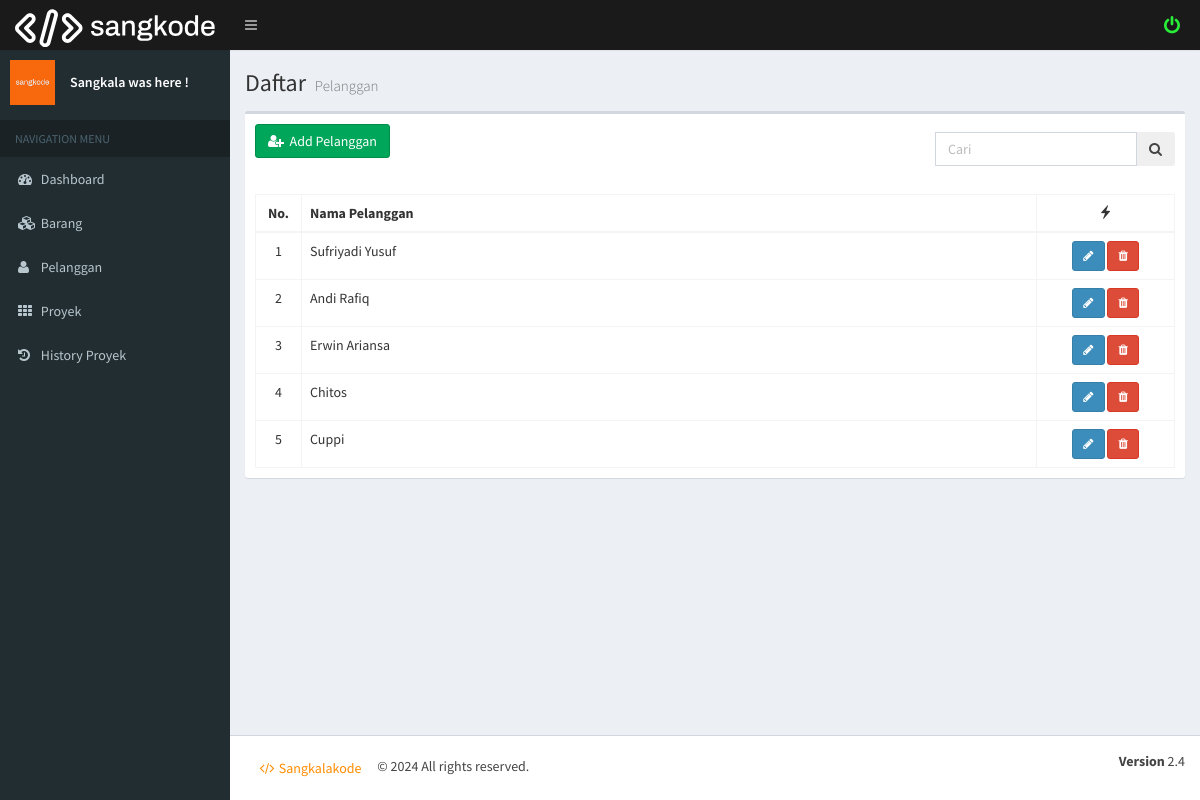
Screenshot of /index.php?page=customer (signed in) with the database file from the repository.
### tables this page shows
CREATE TABLE `tb_customer` (
  `kd_customer` int(11) NOT NULL,
  `nama_customer` varchar(110) DEFAULT NULL
);

### pages/customer.php (the view, shortened to what this page needs)
<section class="content-header">
  <h1>
    Daftar
    <small>Pelanggan</small>
  </h1>
</section>
<section class="content">
  <div class="row">
    <div class="col-xs-12">
      <div class="box">
        <div class="box-header">
          <h3 class="box-title"><a href="?page=customer_add" class="btn btn-success" title="Tambah Data Pelanggan" alt="Tambah Data Pelanggan"><i class="fa fa-user-plus"></i>&nbsp; Add Pelanggan</a></h3>
          <form class="navbar-form navbar-right" role="search" method="get" action="">
              <div class="input-group pull-right">
                <input type="text" class="form-control" value="<?php echo isset($_GET['qq']) ? $_GET['qq'] : ''; ?>" placeholder="Cari" name="qq">
                <div class="input-group-btn">
                  <button class="btn btn-primaryme" type="submit">
                    <i class="fa fa-search"></i>
                  </button>
                </div>
              </div>
            </form>
        </div>
        <div class="box-body">
          <table id="example2" class="table table-bordered table-hover">
            <thead>
              <tr>
                <th class="text-center" width="5%">No.</th>
                <th>Nama Pelanggan</th>
                <th class="text-center" width="15%"><span class="glyphicon glyphicon-flash"></span></th>
              </tr>
            </thead>
            <tbody>
            <?php
             $query_search = '';
              $q = mysql_query( "SELECT * FROM tb_customer where kd_customer $query_search order by kd_customer desc" );
              $i = 1;
              while ( $r = mysql_fetch_assoc( $q ) ) {
            ?>
              <tr>
                <td class="text-center"><?php echo $i; ?></td>
                <td style="text-transform: capitalize;"><?php echo $r['nama_customer'];?></td>
                <td class="text-center">
                  <a href="?page=customer_edit&amp;idcustomer=<?php echo $r['kd_customer']; ?>" class="btn btn-primary btn-sm" title="edit" alt="edit">
                    <i class="fa fa-pencil"></i>
                  </a>
                  <a href="?page=customer_act&amp;idcustomer=<?php echo $r['kd_customer']; ?>&amp;act=delete" class="btn btn-danger btn-sm" title="delete" alt="delete" onclick="return confirm('Are you sure you want to delete customer ?');">
                    <i class="fa fa-trash"></i>
                  </a>
                </td>
              </tr>
            <?php
                $i++;
              }
            ?>
            </tbody>
          </table>
        </div>
      </div>
    </div>
  </div>
</section>

### index.php (style rules this page uses)
.skin-black .content-header { padding-top: 20px; margin-top: 0px; }
.btn { transform:scale(1.0,1.0); transition:all ease .35s; }
.form-control, .form-group, .cap { text-transform:capitalize; }

### rows the page displays
tb_customer: nama_customer "Sufriyadi Yusuf"
tb_customer: nama_customer "Andi Rafiq"
tb_customer: nama_customer "Erwin Ariansa"
tb_customer: nama_customer "Chitos"
tb_customer: nama_customer "Cuppi"
